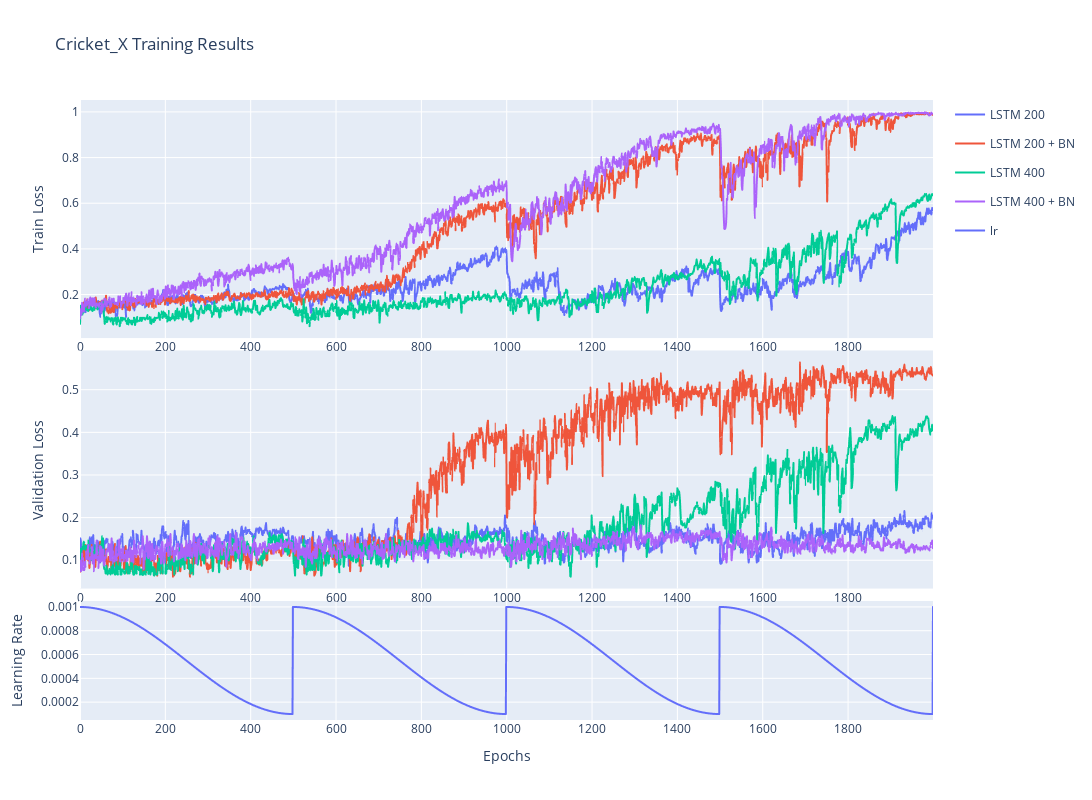

Notebook cell for this chart:
### Code cell
# getting training data from log files
log_files = [
    "../pytorch/logs/LSTM_PosEnc 04_25_2024_14:27:22 Cricket_X.csv",
    "../pytorch/experiments/LSTM_PosEnc HS:200 NL:1 05_04_2024_13:47:19/Cricket_X.csv",
    '../pytorch/experiments/LSTM_PosEnc HS:400 NL:1 05_03_2024_14:57:26/Cricket_X.csv',
    "../pytorch/experiments/LSTM_PosEnc HS:400 NL:1 05_04_2024_13:44:14/Cricket_X.csv",
    # "../pytorch/logs/LSTM_PosEnc 04_25_2024_14:39:50 Cricket_X.csv",
    # "../pytorch/logs/LSTM_PosEnc 04_25_2024_14:52:34 Cricket_X.csv",
    # "../pytorch/logs/LSTM_PosEnc 04_25_2024_15:01:17 Cricket_X.csv"
]

# legend = ['n_hidden:200 n_layers:1', 'n_hidden:100 n_layers:2', 'n_hidden:67 n_layers:3', 'n_hidden:50 n_layers:4']
legend = ['LSTM 200', 'LSTM 200 + BN', 'LSTM 400','LSTM 400 + BN']

plot_loss(log_files, legend, "Cricket_X")

### Figure 1 — Plotly figure (JSON) as saved in the notebook; plotly's stock layout.template omitted (floating-point values rounded to 4 significant figures; data arrays with more than 128 entries replaced by an {"elided": "..."} marker saying what was removed)
{"data": [{"hovertemplate": "variable=LSTM 200<br>index=%{x}<br>value=%{y}<extra></extra>", "legendgroup": "LSTM 200", "line": {"color": "#636efa", "dash": "solid"}, "marker": {"symbol": "circle"}, "mode": "lines", "name": "LSTM 200", "showlegend": true, "type": "scattergl", "x": {"elided": "2000 int values"}, "xaxis": "x", "y": {"elided": "2000 float values"}, "yaxis": "y"}, {"hovertemplate": "variable=LSTM 200<br>index=%{x}<br>value=%{y}<extra></extra>", "legendgroup": "LSTM 200", "line": {"color": "#636efa", "dash": "solid"}, "marker": {"symbol": "circle"}, "mode": "lines", "name": "LSTM 200", "showlegend": false, "type": "scattergl", "x": {"elided": "2000 int values"}, "xaxis": "x2", "y": {"elided": "2000 float values"}, "yaxis": "y2"}, {"hovertemplate": "variable=LSTM 200 + BN<br>index=%{x}<br>value=%{y}<extra></extra>", "legendgroup": "LSTM 200 + BN", "line": {"color": "#EF553B", "dash": "solid"}, "marker": {"symbol": "circle"}, "mode": "lines", "name": "LSTM 200 + BN", "showlegend": true, "type": "scattergl", "x": {"elided": "2000 int values"}, "xaxis": "x", "y": {"elided": "2000 float values"}, "yaxis": "y"}, {"hovertemplate": "variable=LSTM 200 + BN<br>index=%{x}<br>value=%{y}<extra></extra>", "legendgroup": "LSTM 200 + BN", "line": {"color": "#EF553B", "dash": "solid"}, "marker": {"symbol": "circle"}, "mode": "lines", "name": "LSTM 200 + BN", "showlegend": false, "type": "scattergl", "x": {"elided": "2000 int values"}, "xaxis": "x2", "y": {"elided": "2000 float values"}, "yaxis": "y2"}, {"hovertemplate": "variable=LSTM 400<br>index=%{x}<br>value=%{y}<extra></extra>", "legendgroup": "LSTM 400", "line": {"color": "#00cc96", "dash": "solid"}, "marker": {"symbol": "circle"}, "mode": "lines", "name": "LSTM 400", "showlegend": true, "type": "scattergl", "x": {"elided": "2000 int values"}, "xaxis": "x", "y": {"elided": "2000 float values"}, "yaxis": "y"}, {"hovertemplate": "variable=LSTM 400<br>index=%{x}<br>value=%{y}<extra></extra>", "legendgroup": "LSTM 400", "line": {"color": "#00cc96", "dash": "solid"}, "marker": {"symbol": "circle"}, "mode": "lines", "name": "LSTM 400", "showlegend": false, "type": "scattergl", "x": {"elided": "2000 int values"}, "xaxis": "x2", "y": {"elided": "2000 float values"}, "yaxis": "y2"}, {"hovertemplate": "variable=LSTM 400 + BN<br>index=%{x}<br>value=%{y}<extra></extra>", "legendgroup": "LSTM 400 + BN", "line": {"color": "#ab63fa", "dash": "solid"}, "marker": {"symbol": "circle"}, "mode": "lines", "name": "LSTM 400 + BN", "showlegend": true, "type": "scattergl", "x": {"elided": "2000 int values"}, "xaxis": "x", "y": {"elided": "2000 float values"}, "yaxis": "y"}, {"hovertemplate": "variable=LSTM 400 + BN<br>index=%{x}<br>value=%{y}<extra></extra>", "legendgroup": "LSTM 400 + BN", "line": {"color": "#ab63fa", "dash": "solid"}, "marker": {"symbol": "circle"}, "mode": "lines", "name": "LSTM 400 + BN", "showlegend": false, "type": "scattergl", "x": {"elided": "2000 int values"}, "xaxis": "x2", "y": {"elided": "2000 float values"}, "yaxis": "y2"}, {"hovertemplate": "variable=lr<br>index=%{x}<br>value=%{y}<extra></extra>", "legendgroup": "lr", "line": {"color": "#636efa", "dash": "solid"}, "marker": {"symbol": "circle"}, "mode": "lines", "name": "lr", "showlegend": true, "type": "scattergl", "x": {"elided": "2000 int values"}, "xaxis": "x3", "y": {"elided": "2000 float values"}, "yaxis": "y3"}], "layout": {"height": 800, "title": {"text": "Cricket_X Training Results"}, "width": 1500, "xaxis": {"anchor": "y", "domain": [0, 1]}, "xaxis2": {"anchor": "y2", "domain": [0, 1]}, "xaxis3": {"anchor": "y3", "domain": [0, 1], "title": {"text": "Epochs"}}, "yaxis": {"anchor": "x", "domain": [0.616, 1], "title": {"text": "Train Loss"}}, "yaxis2": {"anchor": "x2", "domain": [0.212, 0.596], "title": {"text": "Validation Loss"}}, "yaxis3": {"anchor": "x3", "domain": [0, 0.192], "title": {"text": "Learning Rate"}}}}
